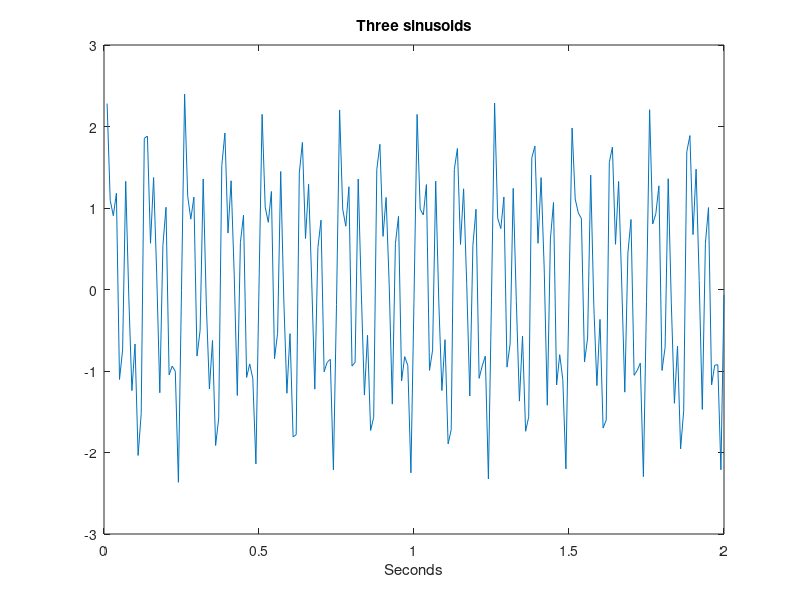

Write the MATLAB code that produced this figure. (Note: this script raises an error after producing the figure.)

N=200;
fs=100;
t=[1:1:N]'/fs;

% Three sinusoids
f(1)=16;
f(2)=8;
f(3)=32;
x=zeros(N,1);
for i=1:3,
    x=x+sin(2*pi*f(i)*t);
end
x=x+0.1*randn(N,1);

figure
plot(t,x);
xlabel('Seconds');
title('Three sinusoids');

for p=1:10,
    disp(sprintf('Now fitting model with p=%d coefficients',p));
    ar=spm_ar (x,p,0);
    logev(p)=ar.fm;
end
logev=logev-min(logev);
figure
bar(logev);
ylabel('Log Evidence');
xlabel('Model order');

% Get spectral estimates from model with highest evidence
[max_log, max_p]=max(logev);
disp(sprintf('AR-%d model has highest evidence',max_p));
ar=spm_ar (x,max_p,0);

freq=[1:45];
p=spm_ar_freq(ar,freq,fs);
figure
plot(freq,p);
xlabel('Frequency');
ylabel('Power');